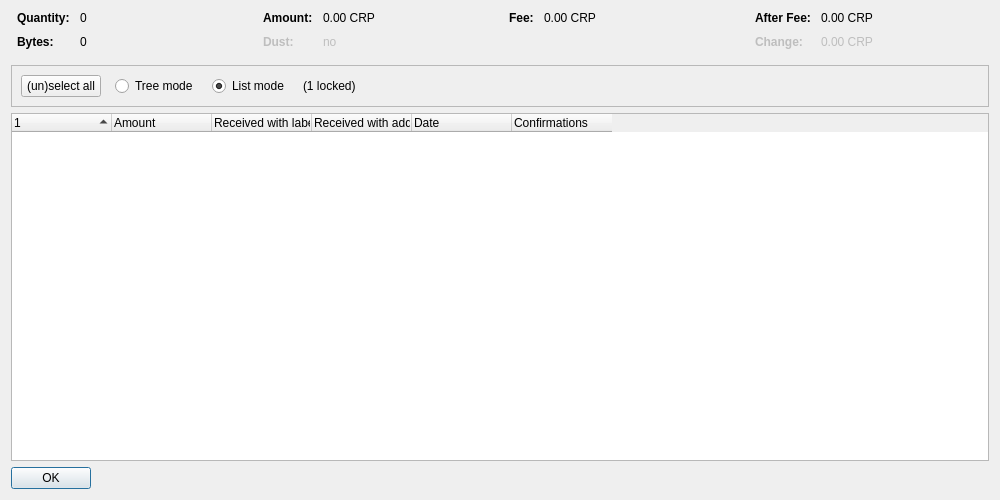
<?xml version="1.0" encoding="UTF-8"?>
<ui version="4.0">
 <class>CoinControlDialog</class>
 <widget class="QDialog" name="CoinControlDialog">
  <property name="geometry">
   <rect>
    <x>0</x>
    <y>0</y>
    <width>1000</width>
    <height>500</height>
   </rect>
  </property>
  <property name="windowTitle">
   <string>Coin Selection</string>
  </property>
  <layout class="QVBoxLayout" name="verticalLayout">
   <item>
    <layout class="QHBoxLayout" name="horizontalLayoutTop" stretch="0,0,0,0">
     <property name="topMargin">
      <number>0</number>
     </property>
     <property name="bottomMargin">
      <number>10</number>
     </property>
     <item>
      <layout class="QFormLayout" name="formLayoutCoinControl1">
       <property name="horizontalSpacing">
        <number>10</number>
       </property>
       <property name="verticalSpacing">
        <number>10</number>
       </property>
       <property name="leftMargin">
        <number>6</number>
       </property>
       <property name="rightMargin">
        <number>6</number>
       </property>
       <item row="0" column="0">
        <widget class="QLabel" name="labelCoinControlQuantityText">
         <property name="font">
          <font>
           <weight>75</weight>
           <bold>true</bold>
          </font>
         </property>
         <property name="text">
          <string>Quantity:</string>
         </property>
        </widget>
       </item>
       <item row="0" column="1">
        <widget class="QLabel" name="labelCoinControlQuantity">
         <property name="cursor">
          <cursorShape>IBeamCursor</cursorShape>
         </property>
         <property name="contextMenuPolicy">
          <enum>Qt::ActionsContextMenu</enum>
         </property>
         <property name="text">
          <string notr="true">0</string>
         </property>
         <property name="textInteractionFlags">
          <set>Qt::LinksAccessibleByMouse|Qt::TextSelectableByKeyboard|Qt::TextSelectableByMouse</set>
         </property>
        </widget>
       </item>
       <item row="1" column="0">
        <widget class="QLabel" name="labelCoinControlBytesText">
         <property name="font">
          <font>
           <weight>75</weight>
           <bold>true</bold>
          </font>
         </property>
         <property name="text">
          <string>Bytes:</string>
         </property>
        </widget>
       </item>
       <item row="1" column="1">
        <widget class="QLabel" name="labelCoinControlBytes">
         <property name="cursor">
          <cursorShape>IBeamCursor</cursorShape>
         </property>
         <property name="contextMenuPolicy">
          <enum>Qt::ActionsContextMenu</enum>
         </property>
         <property name="text">
          <string notr="true">0</string>
         </property>
         <property name="textInteractionFlags">
          <set>Qt::LinksAccessibleByMouse|Qt::TextSelectableByKeyboard|Qt::TextSelectableByMouse</set>
         </property>
        </widget>
       </item>
      </layout>
     </item>
     <item>
      <layout class="QFormLayout" name="formLayoutCoinControl2">
       <property name="horizontalSpacing">
        <number>10</number>
       </property>
       <property name="verticalSpacing">
        <number>10</number>
       </property>
       <property name="leftMargin">
        <number>6</number>
       </property>
       <property name="rightMargin">
        <number>6</number>
       </property>
       <item row="0" column="0">
        <widget class="QLabel" name="labelCoinControlAmountText">
         <property name="font">
          <font>
           <weight>75</weight>
           <bold>true</bold>
          </font>
         </property>
         <property name="text">
          <string>Amount:</string>
         </property>
        </widget>
       </item>
       <item row="0" column="1">
        <widget class="QLabel" name="labelCoinControlAmount">
         <property name="cursor">
          <cursorShape>IBeamCursor</cursorShape>
         </property>
         <property name="contextMenuPolicy">
          <enum>Qt::ActionsContextMenu</enum>
         </property>
         <property name="text">
          <string notr="true">0.00 CRP</string>
         </property>
         <property name="textInteractionFlags">
          <set>Qt::LinksAccessibleByMouse|Qt::TextSelectableByKeyboard|Qt::TextSelectableByMouse</set>
         </property>
        </widget>
       </item>
       <item row="1" column="0">
        <widget class="QLabel" name="labelCoinControlLowOutputText">
         <property name="enabled">
          <bool>false</bool>
         </property>
         <property name="font">
          <font>
           <weight>75</weight>
           <bold>true</bold>
          </font>
         </property>
         <property name="text">
          <string>Dust:</string>
         </property>
        </widget>
       </item>
       <item row="1" column="1">
        <widget class="QLabel" name="labelCoinControlLowOutput">
         <property name="enabled">
          <bool>false</bool>
         </property>
         <property name="cursor">
          <cursorShape>IBeamCursor</cursorShape>
         </property>
         <property name="contextMenuPolicy">
          <enum>Qt::ActionsContextMenu</enum>
         </property>
         <property name="text">
          <string notr="true">no</string>
         </property>
         <property name="textInteractionFlags">
          <set>Qt::LinksAccessibleByMouse|Qt::TextSelectableByKeyboard|Qt::TextSelectableByMouse</set>
         </property>
        </widget>
       </item>
      </layout>
     </item>
     <item>
      <layout class="QFormLayout" name="formLayoutCoinControl3">
       <property name="horizontalSpacing">
        <number>10</number>
       </property>
       <property name="verticalSpacing">
        <number>10</number>
       </property>
       <property name="leftMargin">
        <number>6</number>
       </property>
       <property name="rightMargin">
        <number>6</number>
       </property>
       <item row="0" column="0">
        <widget class="QLabel" name="labelCoinControlFeeText">
         <property name="font">
          <font>
           <weight>75</weight>
           <bold>true</bold>
          </font>
         </property>
         <property name="text">
          <string>Fee:</string>
         </property>
        </widget>
       </item>
       <item row="0" column="1">
        <widget class="QLabel" name="labelCoinControlFee">
         <property name="cursor">
          <cursorShape>IBeamCursor</cursorShape>
         </property>
         <property name="contextMenuPolicy">
          <enum>Qt::ActionsContextMenu</enum>
         </property>
         <property name="text">
          <string notr="true">0.00 CRP</string>
         </property>
         <property name="textInteractionFlags">
          <set>Qt::LinksAccessibleByMouse|Qt::TextSelectableByKeyboard|Qt::TextSelectableByMouse</set>
         </property>
        </widget>
       </item>
      </layout>
     </item>
     <item>
      <layout class="QFormLayout" name="formLayoutCoinControl4">
       <property name="horizontalSpacing">
        <number>10</number>
       </property>
       <property name="verticalSpacing">
        <number>10</number>
       </property>
       <property name="leftMargin">
        <number>6</number>
       </property>
       <property name="rightMargin">
        <number>6</number>
       </property>
       <item row="0" column="0">
        <widget class="QLabel" name="labelCoinControlAfterFeeText">
         <property name="font">
          <font>
           <weight>75</weight>
           <bold>true</bold>
          </font>
         </property>
         <property name="text">
          <string>After Fee:</string>
         </property>
        </widget>
       </item>
       <item row="0" column="1">
        <widget class="QLabel" name="labelCoinControlAfterFee">
         <property name="cursor">
          <cursorShape>IBeamCursor</cursorShape>
         </property>
         <property name="contextMenuPolicy">
          <enum>Qt::ActionsContextMenu</enum>
         </property>
         <property name="text">
          <string notr="true">0.00 CRP</string>
         </property>
         <property name="textInteractionFlags">
          <set>Qt::LinksAccessibleByMouse|Qt::TextSelectableByKeyboard|Qt::TextSelectableByMouse</set>
         </property>
        </widget>
       </item>
       <item row="1" column="0">
        <widget class="QLabel" name="labelCoinControlChangeText">
         <property name="enabled">
          <bool>false</bool>
         </property>
         <property name="font">
          <font>
           <weight>75</weight>
           <bold>true</bold>
          </font>
         </property>
         <property name="text">
          <string>Change:</string>
         </property>
        </widget>
       </item>
       <item row="1" column="1">
        <widget class="QLabel" name="labelCoinControlChange">
         <property name="enabled">
          <bool>false</bool>
         </property>
         <property name="cursor">
          <cursorShape>IBeamCursor</cursorShape>
         </property>
         <property name="contextMenuPolicy">
          <enum>Qt::ActionsContextMenu</enum>
         </property>
         <property name="text">
          <string notr="true">0.00 CRP</string>
         </property>
         <property name="textInteractionFlags">
          <set>Qt::LinksAccessibleByMouse|Qt::TextSelectableByKeyboard|Qt::TextSelectableByMouse</set>
         </property>
        </widget>
       </item>
      </layout>
     </item>
    </layout>
   </item>
   <item>
    <widget class="QFrame" name="frame">
     <property name="minimumSize">
      <size>
       <width>0</width>
       <height>40</height>
      </size>
     </property>
     <property name="frameShape">
      <enum>QFrame::StyledPanel</enum>
     </property>
     <property name="frameShadow">
      <enum>QFrame::Sunken</enum>
     </property>
     <layout class="QHBoxLayout" name="horizontalLayout">
      <item>
       <layout class="QHBoxLayout" name="horizontalLayoutPanel" stretch="0,0,0,0,0">
        <property name="spacing">
         <number>14</number>
        </property>
        <item>
         <widget class="QPushButton" name="pushButtonSelectAll">
          <property name="sizePolicy">
           <sizepolicy hsizetype="Maximum" vsizetype="Fixed">
            <horstretch>0</horstretch>
            <verstretch>0</verstretch>
           </sizepolicy>
          </property>
          <property name="text">
           <string>(un)select all</string>
          </property>
          <property name="autoDefault">
           <bool>false</bool>
          </property>
         </widget>
        </item>
        <item>
         <widget class="QRadioButton" name="radioTreeMode">
          <property name="sizePolicy">
           <sizepolicy hsizetype="Maximum" vsizetype="Fixed">
            <horstretch>0</horstretch>
            <verstretch>0</verstretch>
           </sizepolicy>
          </property>
          <property name="text">
           <string>Tree mode</string>
          </property>
         </widget>
        </item>
        <item>
         <widget class="QRadioButton" name="radioListMode">
          <property name="sizePolicy">
           <sizepolicy hsizetype="Maximum" vsizetype="Fixed">
            <horstretch>0</horstretch>
            <verstretch>0</verstretch>
           </sizepolicy>
          </property>
          <property name="text">
           <string>List mode</string>
          </property>
          <property name="checked">
           <bool>true</bool>
          </property>
         </widget>
        </item>
        <item>
         <widget class="QLabel" name="labelLocked">
          <property name="text">
           <string notr="true">(1 locked)</string>
          </property>
         </widget>
        </item>
        <item>
         <spacer name="horizontalSpacer">
          <property name="orientation">
           <enum>Qt::Horizontal</enum>
          </property>
          <property name="sizeHint" stdset="0">
           <size>
            <width>40</width>
            <height>20</height>
           </size>
          </property>
         </spacer>
        </item>
       </layout>
      </item>
     </layout>
    </widget>
   </item>
   <item>
    <widget class="CoinControlTreeWidget" name="treeWidget">
     <property name="contextMenuPolicy">
      <enum>Qt::CustomContextMenu</enum>
     </property>
     <property name="sortingEnabled">
      <bool>false</bool>
     </property>
     <property name="columnCount">
      <number>6</number>
     </property>
     <attribute name="headerShowSortIndicator" stdset="0">
      <bool>true</bool>
     </attribute>
     <attribute name="headerStretchLastSection">
      <bool>false</bool>
     </attribute>
     <column>
      <property name="text">
       <string/>
      </property>
     </column>
     <column>
      <property name="text">
       <string>Amount</string>
      </property>
     </column>
     <column>
      <property name="text">
       <string>Received with label</string>
      </property>
     </column>
     <column>
      <property name="text">
       <string>Received with address</string>
      </property>
     </column>
     <column>
      <property name="text">
       <string>Date</string>
      </property>
     </column>
     <column>
      <property name="text">
       <string>Confirmations</string>
      </property>
      <property name="toolTip">
       <string>Confirmed</string>
      </property>
     </column>
     <column>
      <property name="text">
       <string/>
      </property>
     </column>
     <column>
      <property name="text">
       <string/>
      </property>
     </column>
     <column>
      <property name="text">
       <string/>
      </property>
     </column>
     <column>
      <property name="text">
       <string/>
      </property>
     </column>
    </widget>
   </item>
   <item>
    <widget class="QDialogButtonBox" name="buttonBox">
     <property name="sizePolicy">
      <sizepolicy hsizetype="Maximum" vsizetype="Fixed">
       <horstretch>0</horstretch>
       <verstretch>0</verstretch>
      </sizepolicy>
     </property>
     <property name="orientation">
      <enum>Qt::Horizontal</enum>
     </property>
     <property name="standardButtons">
      <set>QDialogButtonBox::Ok</set>
     </property>
    </widget>
   </item>
  </layout>
 </widget>
 <customwidgets>
  <customwidget>
   <class>CoinControlTreeWidget</class>
   <extends>QTreeWidget</extends>
   <header>qt/coincontroltreewidget.h</header>
  </customwidget>
 </customwidgets>
 <resources/>
 <connections/>
</ui>
